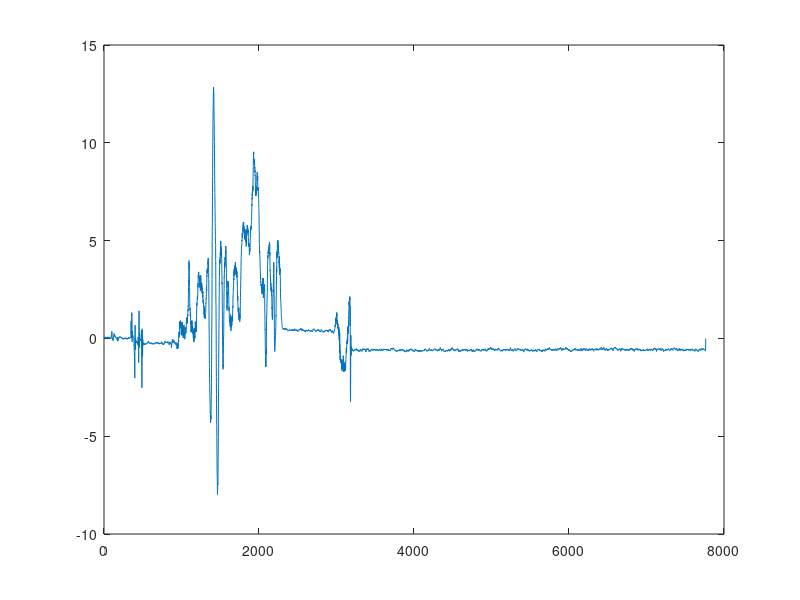

Write the MATLAB code that produced this figure.
c = csvread("log_2022-12-09_12-17-34.txt");


#plot(c(:, 1));
#hold on;
plot(c(:, 3));
#plot(abs(fftshift(fft(c(:, 3)))))